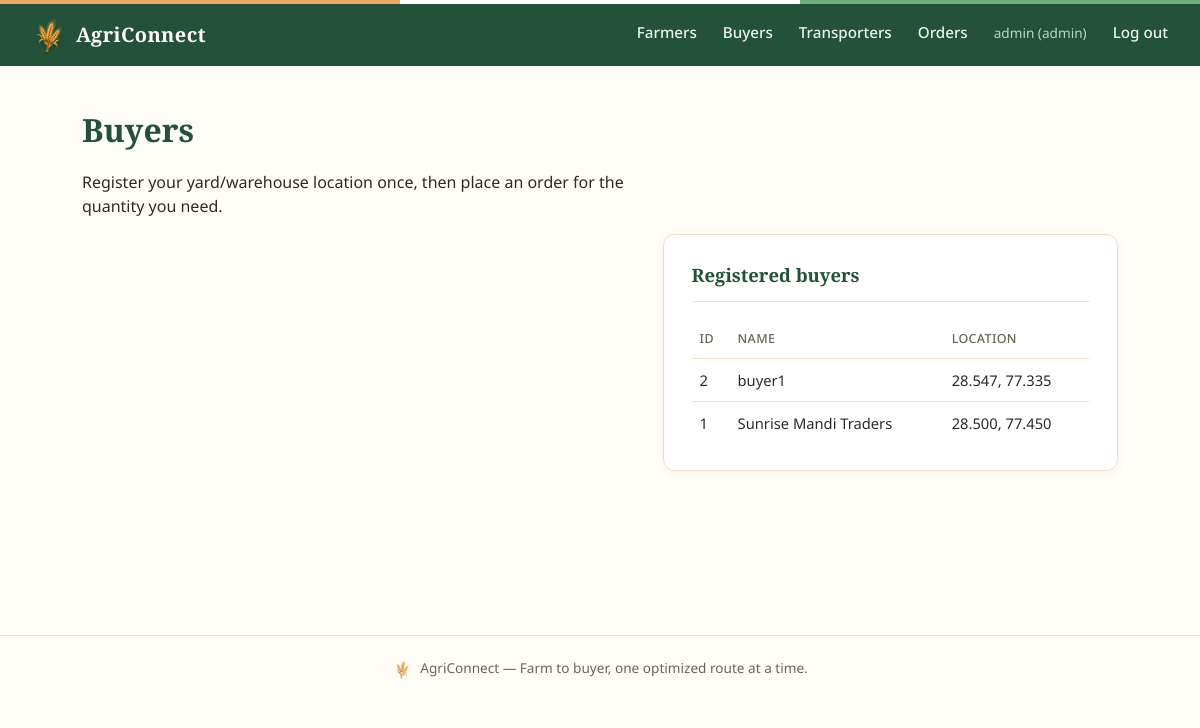
Before: /buyer (signed in) with the older database file.
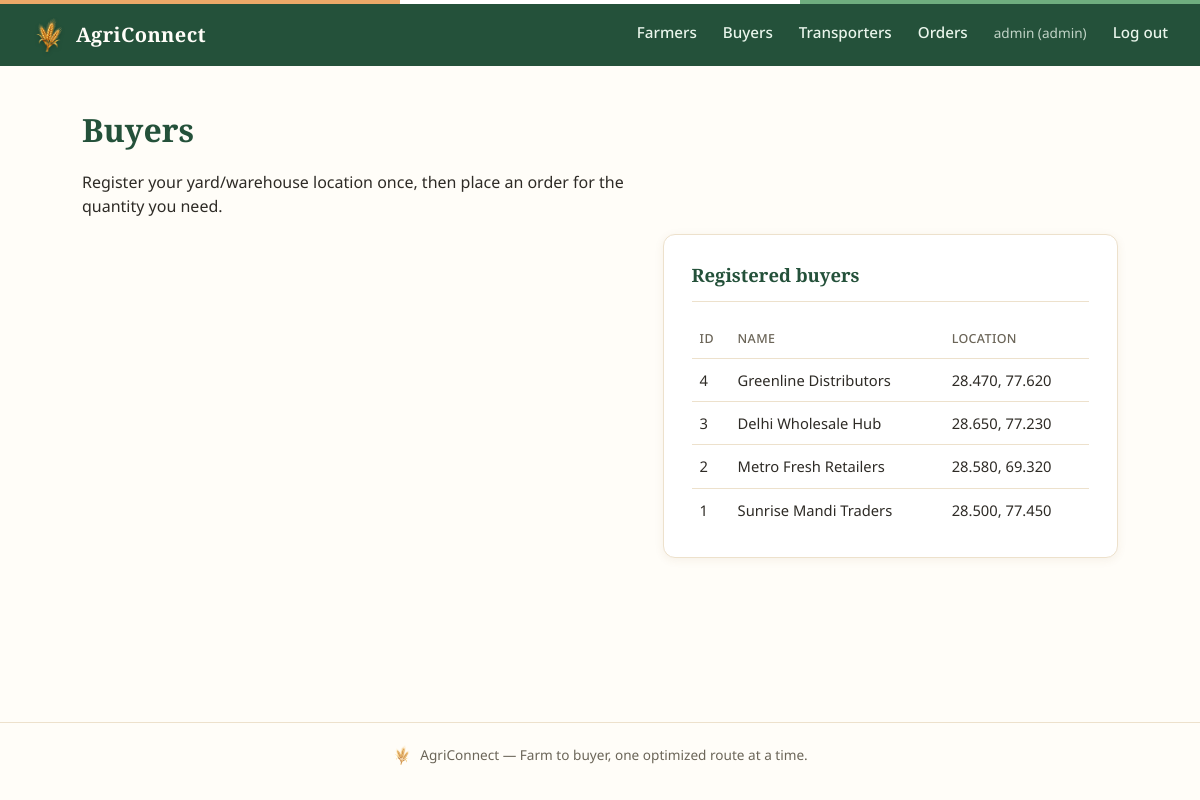
After: the same page with the newer database file.
### models.py (models this page shows)
class Buyer(Base):
    __tablename__ = "buyers"
    id = Column(Integer, primary_key=True)
    user_id = Column(Integer, ForeignKey("users.id"), unique=True, nullable=True)
    name = Column(String(120), nullable=False)
    phone = Column(String(20))
    address = Column(String(250))  # free-text delivery address, shown to the assigned transporter
    lat = Column(Float, nullable=False)
    lon = Column(Float, nullable=False)
    created_at = Column(DateTime, default=datetime.utcnow)
    user = relationship("User")

### routers/buyers.py (the view)
@router.get("/buyer", response_class=HTMLResponse)
def buyer_page(request: Request, db: Session = Depends(get_db)):
    user = get_current_user(request, db)
    if user and user.role in ("farmer", "transporter"):
        return RedirectResponse(url=dashboard_url_for(user), status_code=303)
    buyers = db.query(Buyer).order_by(Buyer.id.desc()).all() if user and user.role == "admin" else []
    crops = sorted(set(voice.CROP_DICTIONARY.values()))
    my_buyer = db.query(Buyer).filter_by(user_id=user.id).first() if user and user.role == "buyer" else None
    my_orders = []
    if my_buyer:
        my_orders = (
            db.query(Order)
            .filter_by(buyer_id=my_buyer.id)
            .order_by(Order.id.desc())
            .all()
        )
    return render(
        request, db, "buyer.html",
        {"buyers": buyers, "crops": crops, "my_buyer": my_buyer, "my_orders": my_orders},
    )

### templates/buyer.html (shortened to what this page needs)
{% extends "base.html" %}
{% block content %}
<h1>Buyers</h1>
<p>Register your yard/warehouse location once, then place an order for the quantity you need.</p>
<div class="grid-2">
  {% if current_user and current_user.role == "admin" %}
  <div class="panel">
    <h2>Registered buyers</h2>
    {% if buyers %}
    <table>
      <thead><tr><th>ID</th><th>Name</th><th>Location</th></tr></thead>
      <tbody>
      {% for b in buyers %}
        <tr><td>{{ b.id }}</td><td>{{ b.name }}</td><td>{{ '%.3f'|format(b.lat) }}, {{ '%.3f'|format(b.lon) }}</td></tr>
      {% endfor %}
      </tbody>
    </table>
    {% else %}
    <div class="empty-state">No buyers yet.</div>
    {% endif %}
  </div>
  {% endif %}
</div>
{% endblock %}

Changed rows visible on the page:
added Buyer: id "4", name "Greenline Distributors", lat "28.470", lon "77.620"
added Buyer: id "3", name "Delhi Wholesale Hub", lat "28.650", lon "77.230"
changed Buyer id 2: name "buyer1" → "Metro Fresh Retailers"; lat "28.547" → "28.580"; lon "77.335" → "69.320"
